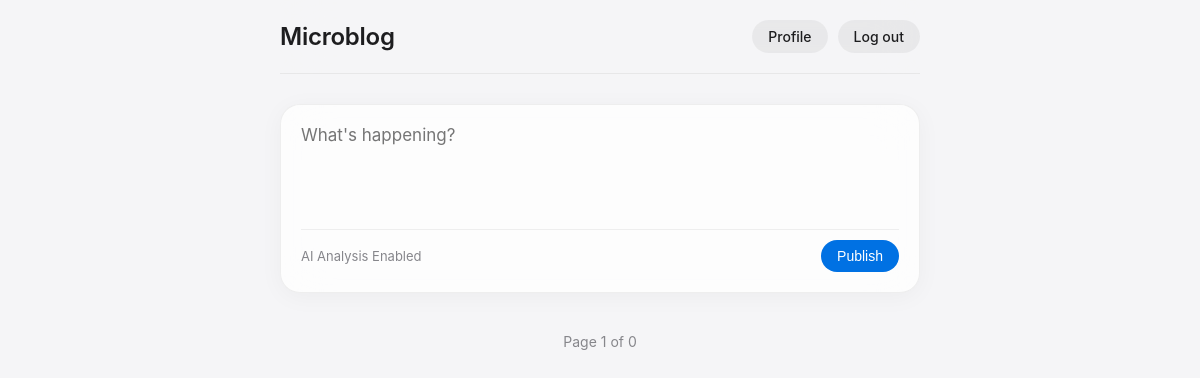
/ (signed in), run on an earlier commit of the app's database.
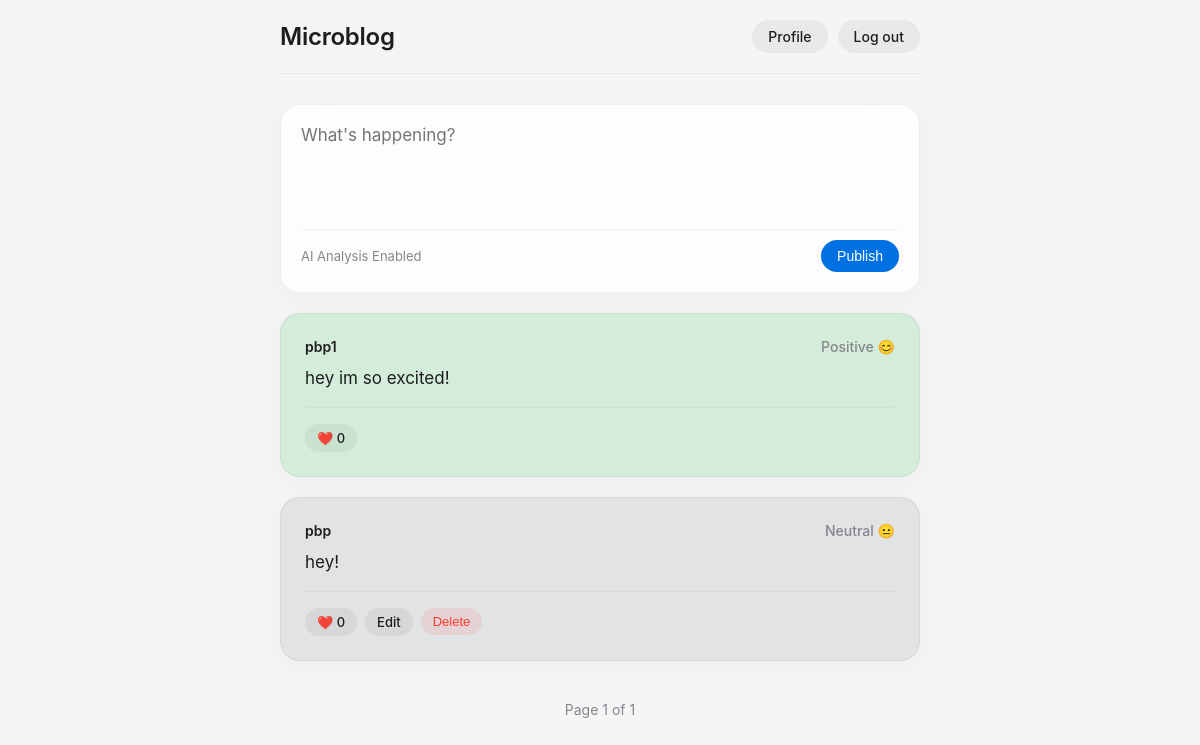
And on a later commit of the database.
### app.py (models this page shows, shortened)
class Post(db.Model):
    id = db.Column(db.Integer, primary_key=True)
    text = db.Column(db.String(500), nullable=False)
    mood = db.Column(db.String(50), nullable=False)
    color = db.Column(db.String(20), nullable=False)
    user_id = db.Column(db.Integer, db.ForeignKey('user.id'), nullable=False)
    likers = db.relationship('User', secondary=likes, backref=db.backref('liked_posts', lazy='dynamic'), lazy='dynamic')

class User(UserMixin, db.Model):
    id = db.Column(db.Integer, primary_key=True)
    username = db.Column(db.String(150), unique=True, nullable=False)
    password = db.Column(db.String(150), nullable=False)
    posts = db.relationship('Post', backref='author', lazy=True)
    followed = db.relationship(
        'User', secondary=followers,
        primaryjoin=(followers.c.follower_id == id),
        secondaryjoin=(followers.c.followed_id == id),
        backref=db.backref('followers', lazy='dynamic'), lazy='dynamic')

### app.py (the view, shortened to what this page needs)
@app.route('/', methods=['GET', 'POST'])
@login_required
def home():
    page = request.args.get('page', 1, type=int)
    pagination = Post.query.order_by(Post.id.desc()).paginate(page=page, per_page=10, error_out=False)
    posts = pagination.items
    return render_template('index.html', posts=posts, pagination=pagination)

### app.py (called while the page is built)
@login_manager.user_loader
def load_user(user_id):
    return db.session.get(User, int(user_id))

### templates/index.html (shortened to what this page needs)
<!DOCTYPE html>
<html lang="en">
<head>
</head>
<body>
    <div class="nav-bar">
        <h1>Microblog</h1>
        <div style="display: flex; gap: 10px;">
            <a href="/profile/{{ current_user.username }}" class="btn btn-secondary">Profile</a>
            <a href="/logout" class="btn btn-secondary">Log out</a>
        </div>
    </div>
    <div class="composer-card">
        <form method="POST">
            <textarea name="content" placeholder="What's happening?" required></textarea>
            <div style="display: flex; justify-content: space-between; align-items: center; margin-top: 10px; border-top: 1px solid var(--border); padding-top: 10px;">
                <span style="font-size: 13px; color: #86868b;">AI Analysis Enabled</span>
                <button type="submit" class="btn">Publish</button>
            </div>
        </form>
    </div>
    {% for post in posts %}
    <div class="post-card scroll-reveal" style="background-color: {{ post.color }};">
        <div class="post-header">
            <span><a href="/profile/{{ post.author.username }}" class="author-link">{{ post.author.username }}</a></span>
            <span style="font-weight: 500;">{{ post.mood }}</span>
        </div>
        <div class="post-content">{{ post.text }}</div>
        <div class="action-row">
            <a href="/like/{{ post.id }}" class="btn btn-secondary" style="padding: 6px 12px; font-size: 13px;">
                ❤️ {{ post.likers.count() }}
            </a>
            {% if post.author.id == current_user.id %}
                <a href="/edit/{{ post.id }}" class="btn btn-secondary" style="padding: 6px 12px; font-size: 13px;">Edit</a>
                <form action="/delete/{{ post.id }}" method="POST" style="display:inline; margin:0;">
                    <button type="submit" class="btn btn-danger" style="padding: 6px 12px; font-size: 13px;">Delete</button>
                </form>
            {% endif %}
        </div>
    </div>
    {% endfor %}
    <div class="pagination scroll-reveal">
        <span style="align-self: center;">Page {{ pagination.page }} of {{ pagination.pages }}</span>
    </div>
</body>
</html>

### templates/index.html (style rules this page uses)
:root { --bg: #f5f5f7; --card-bg: rgba(255, 255, 255, 0.75); --text: #1d1d1f; --accent: #0071e3; --border: rgba(0, 0, 0, 0.06); --shadow: 0 4px 24px rgba(0,0,0,0.04); --blur: blur(24px); }
html { scroll-behavior: smooth; }
body { font-family: -apple-system, BlinkMacSystemFont, "SF Pro Text", "Segoe UI", Roboto, Helvetica, Arial, sans-serif; background-color: var(--bg); color: var(--text); max-width: 640px; margin: 0 auto; padding: 0 20px 40px 20px; -webkit-font-smoothing: antialiased; }
.nav-bar { display: flex; justify-content: space-between; align-items: center; padding: 20px 0; margin-bottom: 30px; border-bottom: 1px solid var(--border); position: sticky; top: 0; background: rgba(245, 245, 247, 0.8); backdrop-filter: var(--blur); -webkit-backdrop-filter: var(--blur); z-index: 100; }
h1 { font-size: 24px; font-weight: 600; letter-spacing: -0.01em; margin: 0; color: var(--text); }
.btn { background-color: var(--accent); color: white; border: none; padding: 8px 16px; border-radius: 980px; font-size: 14px; font-weight: 500; cursor: pointer; text-decoration: none; transition: all 0.3s cubic-bezier(0.25, 1, 0.5, 1); }
.btn-secondary { background-color: rgba(0, 0, 0, 0.05); color: var(--text); }
.btn-danger { background-color: rgba(255, 59, 48, 0.1); color: #ff3b30; }
.composer-card { background: var(--card-bg); backdrop-filter: var(--blur); -webkit-backdrop-filter: var(--blur); padding: 20px; border-radius: 20px; border: 1px solid var(--border); box-shadow: var(--shadow); }
textarea { width: 100%; height: 90px; padding: 0; border: none; font-size: 17px; font-family: inherit; resize: none; background: transparent; outline: none; color: var(--text); }
.post-card { background: var(--card-bg); backdrop-filter: var(--blur); -webkit-backdrop-filter: var(--blur); padding: 24px; border-radius: 20px; box-shadow: var(--shadow); margin-top: 20px; border: 1px solid var(--border); opacity: 0; transform: translateY(40px) scale(0.96); transition: opacity 0.8s cubic-bezier(0.2, 0.8, 0.2, 1), transform 0.8s cubic-bezier(0.2, 0.8, 0.2, 1); }
.post-card.visible { opacity: 1; transform: translateY(0) scale(1); }
.post-header { display: flex; justify-content: space-between; align-items: center; margin-bottom: 8px; font-size: 14px; color: #86868b; }
.author-link { color: var(--text); font-weight: 600; text-decoration: none; }
.post-content { font-size: 17px; margin: 12px 0; white-space: pre-wrap; line-height: 1.4; }
.action-row { display: flex; gap: 8px; margin-top: 16px; padding-top: 16px; border-top: 1px solid rgba(0,0,0,0.04); }
.pagination { margin-top: 40px; text-align: center; display: flex; justify-content: center; gap: 12px; font-size: 14px; color: #86868b; }

What changed in the data, as far as the page shows it:
added Post: author.username "pbp1", mood "Positive 😊", text "hey im so excited!", likers.count "0"
added Post: author.username "pbp", mood "Neutral 😐", text "hey!", likers.count "0"
Also different on the page:
{{ pagination.pages }}: "0" → "1"
